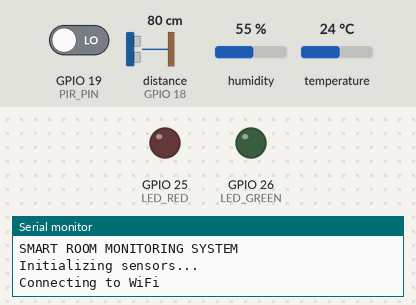
A sketch run on a simulated ESP32. On the bench: output pins drawn as LEDs (lit = HIGH), the last lines printed to the serial monitor. Wiring (inferred from the names in the program): ultrasonic range finder: trigger GPIO 5; echo GPIO 18. Inputs (shaded band) come from the test bench; at power-on: distance to the obstacle (sensor on GPIO 18) 80 cm, GPIO 19 (PIR_PIN) LOW, humidity 55 %, temperature 24 °C. The echo pulse lasts 58.3 µs per cm; WiFi joins after 1.5 s; servers stay silent unless stated; pins used as bus, display or sensor lines are not drawn.

Above: at 0.1 s.
At 2.7 s:
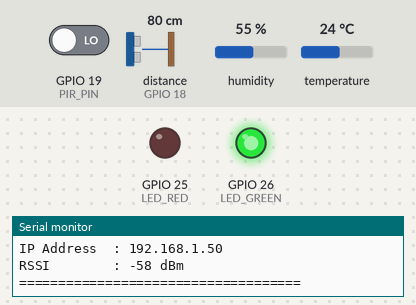
2.8 s: distance to the obstacle (sensor on GPIO 18) set to 53 cm
5.5 s: distance to the obstacle (sensor on GPIO 18) set to 47 cm
At 7.0 s:
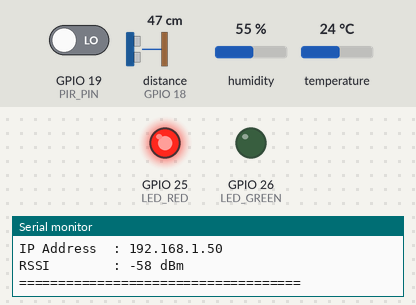
Timing chart, 0 to 8.5 s (numbered marks = the images above; inputs shaded):
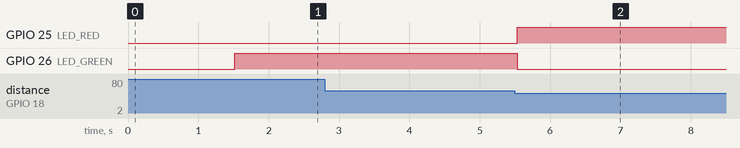

Measured:
- the behaviour switches between 50 and 49 cm on distance to the obstacle (sensor on GPIO 18) (found by bisection; images 1 and 2)
- after the input at 5.5 s, GPIO 25 (LED_RED): LOW → HIGH at once; GPIO 26 (LED_GREEN): HIGH → LOW at once

The sketch:

responsi.ino
```cpp
/*
  =========================================================
  SMART ROOM MONITORING SYSTEM
  Responsi 1 Internet of Things 2026/2027
  Universitas 'Aisyiyah Yogyakarta

  Hardware:
  - ESP32 DevKit V1
  - DHT22
  - PIR HC-SR501
  - Ultrasonic HC-SR04
  - 2 LED + resistor
  =========================================================
*/

#include <WiFi.h>
#include <WebServer.h>
#include <DHT.h>

// =========================================================
// 1. KONFIGURASI WIFI
// =========================================================

const char* WIFI_SSID = "ESP32_TEST";
const char* WIFI_PASSWORD = "12345678";

WebServer server(80);

unsigned long lastReconnect = 0;
const unsigned long RECONNECT_INTERVAL = 5000;

// =========================================================
// 2. KONFIGURASI PIN
// =========================================================

#define DHT_PIN 4
#define DHT_TYPE DHT22

#define PIR_PIN 19

#define TRIG_PIN 5
#define ECHO_PIN 18

#define LED_RED 25
#define LED_GREEN 26

DHT dht(DHT_PIN, DHT_TYPE);

// =========================================================
// 3. VARIABEL SENSOR
// =========================================================

float temperature = NAN;
float humidity = NAN;
float distanceCm = -1;

int motion = LOW;

String roomStatus = "INITIALIZING";

unsigned long lastDHTRead = 0;
unsigned long lastUltrasonicRead = 0;
unsigned long lastSerialPrint = 0;

const unsigned long DHT_INTERVAL = 2500;
const unsigned long ULTRASONIC_INTERVAL = 500;
const unsigned long SERIAL_INTERVAL = 2000;

// Ambang batas yang dapat disesuaikan
const float MAX_TEMPERATURE = 30.0;
const float NEAR_DISTANCE = 50.0;

// =========================================================
// 4. MEMBACA SENSOR ULTRASONIC
// =========================================================

float readDistance() {

  digitalWrite(TRIG_PIN, LOW);
  delayMicroseconds(2);

  digitalWrite(TRIG_PIN, HIGH);
  delayMicroseconds(10);

  digitalWrite(TRIG_PIN, LOW);

  // Timeout 25 ms agar program tidak menunggu terlalu lama
  unsigned long duration = pulseIn(ECHO_PIN, HIGH, 25000);

  if (duration == 0) {
    return -1;
  }

  // Konversi waktu pantul menjadi jarak dalam cm
  return duration / 58.0;
}

// =========================================================
// 5. PROSES DAN KLASIFIKASI KONDISI RUANGAN
// =========================================================

void processRoomStatus() {

  bool highTemperature =
    !isnan(temperature) && temperature >= MAX_TEMPERATURE;

  bool objectNearby =
    distanceCm > 0 && distanceCm <= NEAR_DISTANCE;

  bool motionDetected = (motion == HIGH);

  if (motionDetected || highTemperature || objectNearby) {

    roomStatus = "WARNING";

    digitalWrite(LED_RED, HIGH);
    digitalWrite(LED_GREEN, LOW);

  } else {

    roomStatus = "NORMAL";

    digitalWrite(LED_RED, LOW);
    digitalWrite(LED_GREEN, HIGH);
  }
}

// =========================================================
// 6. MEMBACA DAN MEMPERBARUI DATA SENSOR
// =========================================================

void updateSensors() {

  unsigned long now = millis();

  // Membaca DHT22 setiap 2,5 detik
  if (now - lastDHTRead >= DHT_INTERVAL) {

    lastDHTRead = now;

    float newTemperature = dht.readTemperature();
    float newHumidity = dht.readHumidity();

    if (!isnan(newTemperature) && !isnan(newHumidity)) {

      temperature = newTemperature;
      humidity = newHumidity;

    } else {

      Serial.println("[ERROR] Gagal membaca DHT22!");
    }
  }

  // Membaca sensor ultrasonik setiap 500 ms
  if (now - lastUltrasonicRead >= ULTRASONIC_INTERVAL) {

    lastUltrasonicRead = now;
    distanceCm = readDistance();
  }

  // Membaca sensor PIR
  motion = digitalRead(PIR_PIN);

  // Memproses seluruh data sensor
  processRoomStatus();
}

// =========================================================
// 7. MENAMPILKAN DATA KE SERIAL MONITOR
// =========================================================

void printSensorData() {

  unsigned long now = millis();

  if (now - lastSerialPrint >= SERIAL_INTERVAL) {

    lastSerialPrint = now;

    Serial.println();
    Serial.println("====================================");
    Serial.println("       SMART ROOM MONITORING");
    Serial.println("====================================");

    Serial.print("Temperature : ");

    if (isnan(temperature)) {
      Serial.println("INVALID");
    } else {
      Serial.print(temperature, 1);
      Serial.println(" C");
    }

    Serial.print("Humidity    : ");

    if (isnan(humidity)) {
      Serial.println("INVALID");
    } else {
      Serial.print(humidity, 1);
      Serial.println(" %");
    }

    Serial.print("Motion      : ");
    Serial.println(motion == HIGH ? "DETECTED" : "NO MOTION");

    Serial.print("Distance    : ");

    if (distanceCm < 0) {
      Serial.println("NO ECHO");
    } else {
      Serial.print(distanceCm, 1);
      Serial.println(" cm");
    }

    Serial.print("Room Status : ");
    Serial.println(roomStatus);

    Serial.print("WiFi Status : ");
    Serial.println(WiFi.status() == WL_CONNECTED
                   ? "CONNECTED" : "DISCONNECTED");

    if (WiFi.status() == WL_CONNECTED) {
      Serial.print("IP Address  : ");
      Serial.println(WiFi.localIP());

      Serial.print("RSSI        : ");
      Serial.print(WiFi.RSSI());
      Serial.println(" dBm");
    }

    Serial.println("====================================");
  }
}

// =========================================================
// 8. HALAMAN DASHBOARD WEB
// =========================================================

void handleRoot() {

  String html = R"rawliteral(
<!DOCTYPE html>
<html lang="id">
<head>
<meta charset="UTF-8">
<meta name="viewport" content="width=device-width, initial-scale=1">

<title>Smart Room Monitoring</title>

<style>

* {
  box-sizing: border-box;
}

body {
  margin: 0;
  font-family: Arial, sans-serif;
  background: #101827;
  color: white;
  padding: 20px;
}

.container {
  max-width: 850px;
  margin: auto;
}

h1 {
  color: #38bdf8;
}

.subtitle {
  color: #aab7c5;
}

.grid {
  display: grid;
  grid-template-columns: repeat(auto-fit, minmax(210px, 1fr));
  gap: 15px;
  margin-top: 25px;
}

.card {
  background: #1e293b;
  border-radius: 12px;
  padding: 22px;
}

.card h3 {
  color: #94a3b8;
  margin-top: 0;
}

.value {
  font-size: 30px;
  font-weight: bold;
}

.status {
  margin-top: 20px;
  padding: 22px;
  border-radius: 12px;
  text-align: center;
  font-size: 22px;
  font-weight: bold;
}

.normal {
  background: #14532d;
  color: #86efac;
}

.warning {
  background: #7f1d1d;
  color: #fca5a5;
}

.footer {
  margin-top: 25px;
  color: #94a3b8;
  font-size: 13px;
}

</style>
</head>

<body>

<div class="container">

<h1>SMART ROOM MONITORING</h1>

<p class="subtitle">
ESP32 Internet of Things Dashboard
</p>

<div class="grid">

<div class="card">
<h3>Temperature</h3>
<div class="value" id="temp">-- °C</div>
</div>

<div class="card">
<h3>Humidity</h3>
<div class="value" id="hum">-- %</div>
</div>

<div class="card">
<h3>Motion Detection</h3>
<div class="value" id="motion">--</div>
</div>

<div class="card">
<h3>Object Distance</h3>
<div class="value" id="distance">-- cm</div>
</div>

</div>

<div class="status normal" id="status">
CONNECTING...
</div>

<div class="footer">
<p>WiFi: <span id="wifi">--</span></p>
<p>RSSI: <span id="rssi">--</span></p>
<p>Last Update: <span id="updated">--</span></p>
<p>ESP32 Smart Room Monitoring System</p>
</div>

</div>

<script>

async function updateDashboard() {

  try {

    const response = await fetch('/api');
    if (!response.ok) throw new Error('HTTP Error');

    const data = await response.json();

    document.getElementById('temp').textContent =
      data.temperature === null ? 'INVALID' :
      data.temperature + ' °C';

    document.getElementById('hum').textContent =
      data.humidity === null ? 'INVALID' :
      data.humidity + ' %';

    document.getElementById('motion').textContent =
      data.motion ? 'DETECTED' : 'NO MOTION';

    document.getElementById('distance').textContent =
      data.distance === null ? 'NO ECHO' :
      data.distance + ' cm';

    const status = document.getElementById('status');

    status.textContent = data.status;
    status.className = 'status ' +
      (data.status === 'NORMAL' ? 'normal' : 'warning');

    document.getElementById('wifi').textContent =
      data.wifi;

    document.getElementById('rssi').textContent =
      data.rssi + ' dBm';

    document.getElementById('updated').textContent =
      new Date().toLocaleTimeString();

  } catch(error) {

    document.getElementById('status').textContent =
      'CONNECTION LOST';

    document.getElementById('status').className =
      'status warning';
  }
}

updateDashboard();
setInterval(updateDashboard, 1500);

</script>

</body>
</html>
)rawliteral";

  server.send(200, "text/html", html);
}

// =========================================================
// 9. API DATA SENSOR DALAM FORMAT JSON
// =========================================================

void handleAPI() {

  char json[256];

  char tempText[16];
  char humidityText[16];
  char distanceText[16];

  if (isnan(temperature)) {
    strcpy(tempText, "null");
  } else {
    snprintf(tempText, sizeof(tempText), "%.1f", temperature);
  }

  if (isnan(humidity)) {
    strcpy(humidityText, "null");
  } else {
    snprintf(humidityText, sizeof(humidityText), "%.1f", humidity);
  }

  if (distanceCm < 0) {
    strcpy(distanceText, "null");
  } else {
    snprintf(distanceText, sizeof(distanceText), "%.1f", distanceCm);
  }

  snprintf(
    json,
    sizeof(json),
    "{\"temperature\":%s,\"humidity\":%s,"
    "\"motion\":%s,\"distance\":%s,"
    "\"status\":\"%s\",\"wifi\":\"%s\",\"rssi\":%d}",
    tempText,
    humidityText,
    motion == HIGH ? "true" : "false",
    distanceText,
    roomStatus.c_str(),
    WiFi.SSID().c_str(),
    WiFi.RSSI()
  );

  server.send(200, "application/json", json);
}

// =========================================================
// 10. SETUP
// =========================================================

void setup() {

  Serial.begin(115200);

  // Konfigurasi pin sensor
  pinMode(PIR_PIN, INPUT);

  pinMode(TRIG_PIN, OUTPUT);
  pinMode(ECHO_PIN, INPUT);

  // Konfigurasi LED
  pinMode(LED_RED, OUTPUT);
  pinMode(LED_GREEN, OUTPUT);

  digitalWrite(LED_RED, LOW);
  digitalWrite(LED_GREEN, LOW);

  // Inisialisasi DHT22
  dht.begin();

  Serial.println();
  Serial.println("SMART ROOM MONITORING SYSTEM");
  Serial.println("Initializing sensors...");

  // Mengaktifkan WiFi Station Mode
  WiFi.mode(WIFI_STA);
  WiFi.begin(WIFI_SSID, WIFI_PASSWORD);

  Serial.print("Connecting to WiFi");

  unsigned long start = millis();

  while (WiFi.status() != WL_CONNECTED &&
         millis() - start < 20000) {

    delay(500);
    Serial.print(".");
  }

  Serial.println();

  if (WiFi.status() == WL_CONNECTED) {

    Serial.println("[SUCCESS] WiFi Connected!");

    Serial.print("SSID: ");
    Serial.println(WiFi.SSID());

    Serial.print("MAC: ");
    Serial.println(WiFi.macAddress());

    Serial.print("IP Address: ");
    Serial.println(WiFi.localIP());

    Serial.print("RSSI: ");
    Serial.println(WiFi.RSSI());

  } else {

    Serial.println("[WARNING] WiFi connection failed.");
    Serial.println("Automatic reconnect will be attempted.");
  }

  // Konfigurasi alamat dashboard
  server.on("/", handleRoot);
  server.on("/api", handleAPI);

  // Menjalankan web server
  server.begin();

  Serial.println("Web Server Started!");
}

// =========================================================
// 11. LOOP
// =========================================================

void loop() {

  // Memperbarui data sensor
  updateSensors();

  // Menampilkan hasil ke Serial Monitor
  printSensorData();

  // Melayani permintaan browser
  if (WiFi.status() == WL_CONNECTED) {

    server.handleClient();

  } else {

    // Auto reconnect setiap 5 detik
    if (millis() - lastReconnect >= RECONNECT_INTERVAL) {

      lastReconnect = millis();

      Serial.println("[WiFi] Reconnecting...");

      WiFi.reconnect();
    }
  }
}
```
